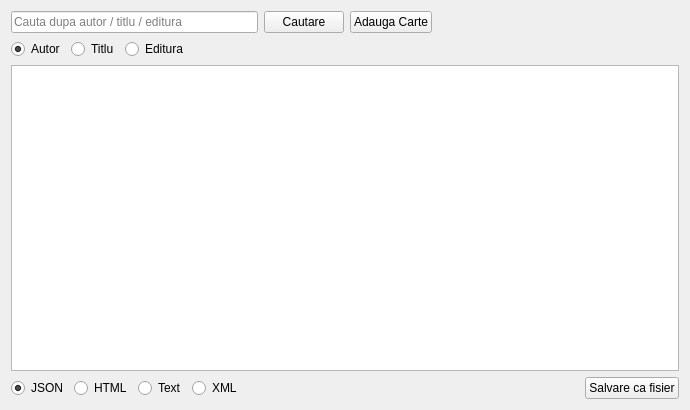
<?xml version="1.0" encoding="UTF-8"?>
<ui version="4.0">
 <class>LibraryApp</class>
 <widget class="QWidget" name="LibraryApp">
  <property name="geometry">
   <rect>
    <x>0</x>
    <y>0</y>
    <width>690</width>
    <height>410</height>
   </rect>
  </property>
  <property name="windowTitle">
   <string>Exemplul 2</string>
  </property>
  <layout class="QGridLayout" name="gridLayout">
   <item row="0" column="0">
    <layout class="QHBoxLayout" name="horizontalLayout">
     <item>
      <widget class="QLineEdit" name="search_bar">
       <property name="placeholderText">
        <string>Cauta dupa autor / titlu / editura</string>
       </property>
      </widget>
     </item>
     <item>
      <widget class="QPushButton" name="search_btn">
       <property name="text">
        <string>Cautare</string>
       </property>
      </widget>
     </item>
     <item>
      <widget class="QPushButton" name="add_book_btn">
       <property name="text">
        <string>Adauga Carte</string>
       </property>
      </widget>
     </item>
     <item>
      <spacer name="horizontalSpacer_2">
       <property name="orientation">
        <enum>Qt::Horizontal</enum>
       </property>
       <property name="sizeHint" stdset="0">
        <size>
         <width>40</width>
         <height>20</height>
        </size>
       </property>
      </spacer>
     </item>
    </layout>
   </item>
   <item row="1" column="0">
    <layout class="QHBoxLayout" name="horizontalLayout_2">
     <item>
      <widget class="QRadioButton" name="author_rb">
       <property name="text">
        <string>Autor</string>
       </property>
       <property name="checked">
        <bool>true</bool>
       </property>
       <attribute name="buttonGroup">
        <string notr="true">search_rb_btns</string>
       </attribute>
      </widget>
     </item>
     <item>
      <widget class="QRadioButton" name="title_rb">
       <property name="text">
        <string>Titlu</string>
       </property>
       <attribute name="buttonGroup">
        <string notr="true">search_rb_btns</string>
       </attribute>
      </widget>
     </item>
     <item>
      <widget class="QRadioButton" name="publisher_rb">
       <property name="text">
        <string>Editura</string>
       </property>
       <attribute name="buttonGroup">
        <string notr="true">search_rb_btns</string>
       </attribute>
      </widget>
     </item>
     <item>
      <spacer name="horizontalSpacer">
       <property name="orientation">
        <enum>Qt::Horizontal</enum>
       </property>
       <property name="sizeHint" stdset="0">
        <size>
         <width>40</width>
         <height>20</height>
        </size>
       </property>
      </spacer>
     </item>
    </layout>
   </item>
   <item row="2" column="0">
    <widget class="QTextEdit" name="result">
     <property name="readOnly">
      <bool>true</bool>
     </property>
    </widget>
   </item>
   <item row="3" column="0">
    <layout class="QHBoxLayout" name="horizontalLayout_3">
     <item>
      <widget class="QRadioButton" name="json_rb">
       <property name="text">
        <string>JSON</string>
       </property>
       <property name="checked">
        <bool>true</bool>
       </property>
       <attribute name="buttonGroup">
        <string notr="true">file_type_rb_btns</string>
       </attribute>
      </widget>
     </item>
     <item>
      <widget class="QRadioButton" name="html_rb">
       <property name="text">
        <string>HTML</string>
       </property>
       <attribute name="buttonGroup">
        <string notr="true">file_type_rb_btns</string>
       </attribute>
      </widget>
     </item>
     <item>
      <widget class="QRadioButton" name="text_rb">
       <property name="text">
        <string>Text</string>
       </property>
       <attribute name="buttonGroup">
        <string notr="true">file_type_rb_btns</string>
       </attribute>
      </widget>
     </item>
     <item>
      <widget class="QRadioButton" name="xml_rb">
       <property name="text">
        <string>XML</string>
       </property>
       <attribute name="buttonGroup">
        <string notr="true">file_type_rb_btns</string>
       </attribute>
      </widget>
     </item>
     <item>
      <spacer name="horizontalSpacer_3">
       <property name="orientation">
        <enum>Qt::Horizontal</enum>
       </property>
       <property name="sizeHint" stdset="0">
        <size>
         <width>40</width>
         <height>20</height>
        </size>
       </property>
      </spacer>
     </item>
     <item>
      <widget class="QPushButton" name="save_as_file_btn">
       <property name="text">
        <string>Salvare ca fisier</string>
       </property>
      </widget>
     </item>
    </layout>
   </item>
  </layout>
 </widget>
 <resources/>
 <connections/>
 <buttongroups>
  <buttongroup name="search_rb_btns"/>
  <buttongroup name="file_type_rb_btns"/>
 </buttongroups>
</ui>
